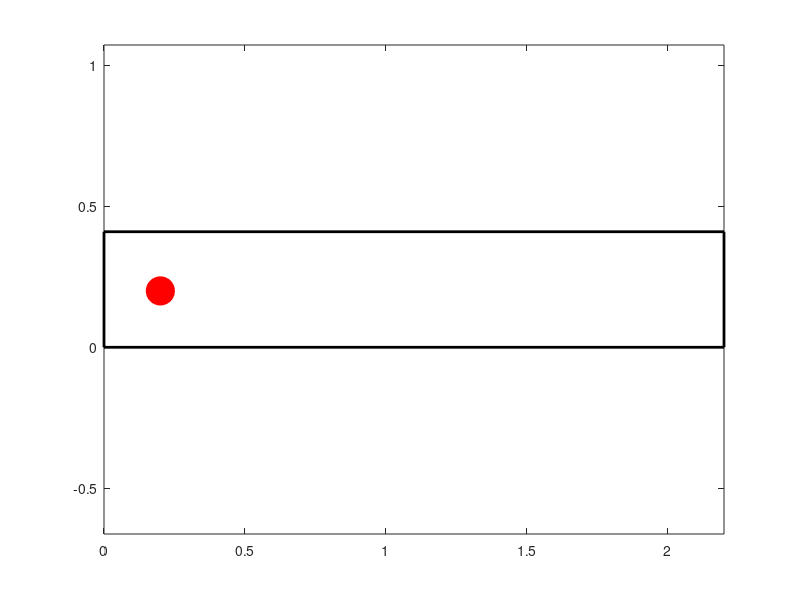

The MATLAB source for this figure:
function plotFPCdomain

LW=2;

x=[0,2.2];
y=[0,0.41];

plot(x,0.*x,'k','LineWidth',LW);
hold on
plot(x,0.*x+0.41,'k','LineWidth',LW);
plot(0*y,y,'k','LineWidth',LW);
plot(0*y+2.2,y,'k','LineWidth',LW);
rectangle('Position',[0.15,0.15,0.1,0.1],'Curvature',[1 1],'FaceColor','r','EdgeColor','r');
axis equal
hold off
end